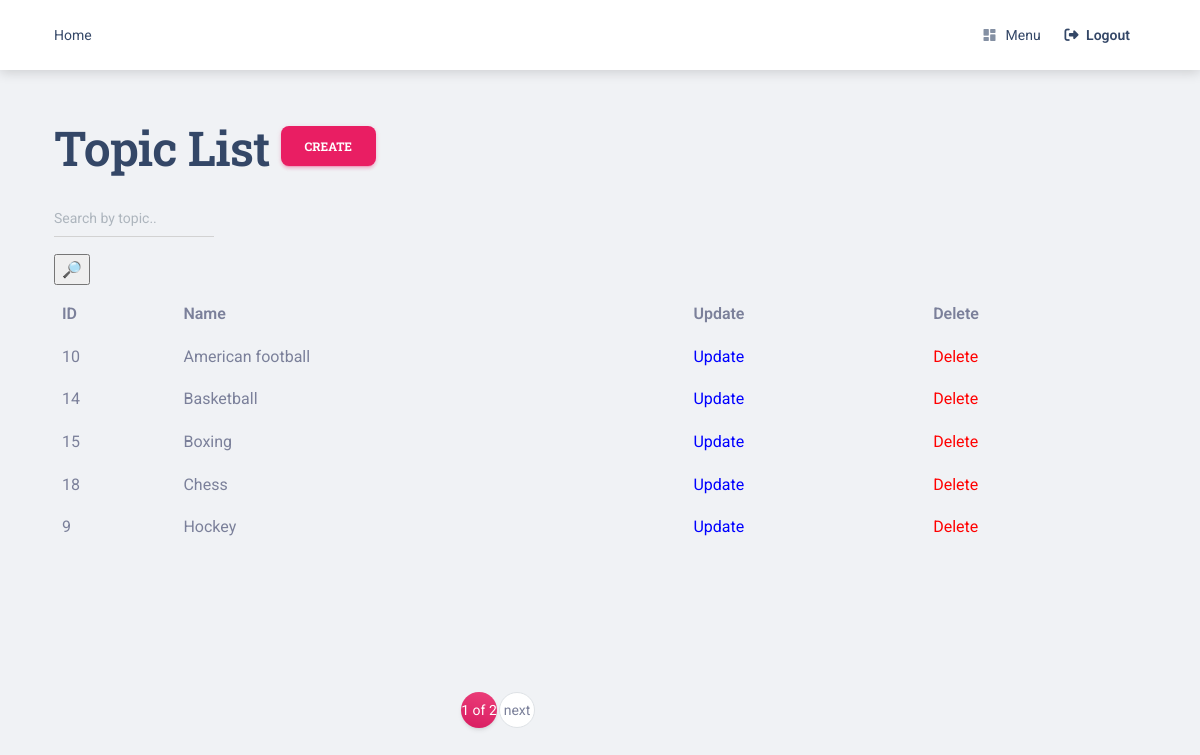
The app's page /topics/ (signed in) with its own data.
### newspaper/models.py (models this page shows, shortened)
class Topic(models.Model):
    name = models.CharField(max_length=255, unique=True)
    class Meta:
        ordering = ["name"]

### newspaper/views.py (the view)
class TopicListView(LoginRequiredMixin, generic.ListView):
    model = Topic
    context_object_name = "topic_list"
    template_name = "newspaper/topic_list.html"
    paginate_by = 5
    def get_context_data(self, *, object_list=None, **kwargs):
        context = super(TopicListView, self).get_context_data(**kwargs)
        name = self.request.GET.get("name", "")
        context["search_form"] = TopicSearchForm(
            initial={
                "name": name,
            }
        )
        return context
    def get_queryset(self):
        queryset = Topic.objects.all()
        form = TopicSearchForm(self.request.GET)
        if form.is_valid():
            return queryset.filter(
                name__icontains=form.cleaned_data["name"],
            )
        return queryset

### newspaper/forms.py
class TopicSearchForm(forms.Form):
    name = forms.CharField(
        max_length=255,
        required=False,
        label="",
        widget=forms.TextInput(attrs={
            "placeholder": "Search by topic.."}
        )
    )

### newspaper/context_processors.py (called while the page is built)
def cfg_assets_root(request):
    return {'ASSETS_ROOT': settings.ASSETS_ROOT}

### newspaper/templatetags/query_transform.py (called while the page is built)
@register.simple_tag
def query_transform(request, **kwargs):
    updated = request.GET.copy()
    for key, value in kwargs.items():
        if value is not None:
            updated[key] = value
        else:
            updated.pop(key, 0)
    return updated.urlencode()

### templates/newspaper/topic_list.html (shortened to what this page needs)
{% extends "base.html" %}
{% load crispy_forms_filters %}
{% block content %}
  <div class="container mt-5">
    <div class="row">
      <div class="col-lg-12 mx-auto">
          <h1>
            Topic List
            <a href="{% url 'newspaper:topic-create' %}" class="btn btn-primary link-to-page">
              Create
            </a>
          </h1>
      </div>
    </div>
    <div class="row justify-space-between py-2">
      <div class="input-group input-group-dynamic">
        <form action="" method="get" class="form-inline" >
          {{ search_form|crispy }}
          <input type="submit" value="🔎">
        </form>
      </div>
    </div>
  {% if topic_list %}
    <table class="table">
      <tr>
        <th>ID</th>
        <th>Name</th>
        <th>Update</th>
        <th>Delete</th>
      </tr>
      {% for topic in topic_list %}
        <tr>
          <td>
              {{ topic.id }}
          </td>
          <td>
              {{ topic.name }}
          </td>
          <td>
              <a style="color: blue"
                  href="{% url 'newspaper:topic-update' pk=topic.id %}">
                Update
              </a>
          </td>
          <td>
            <a style="color: red"
              href="{% url 'newspaper:topic-delete' pk=topic.id %}">
              Delete
            </a>
          </td>
        </tr>
      {% endfor %}
    </table>
  {% else %}
      <p>There are no topics in the service.</p>
  {% endif %}
    {% include 'includes/pagination.html' %}
  </div>
{% endblock content %}

### records on screen
Topic: id "10", name "American football"
Topic: id "14", name "Basketball"
Topic: id "15", name "Boxing"
Topic: id "18", name "Chess"
Topic: id "9", name "Hockey"

### other values on screen
{{ page_obj.number }} "1"
{{ paginator.num_pages }} "2"
